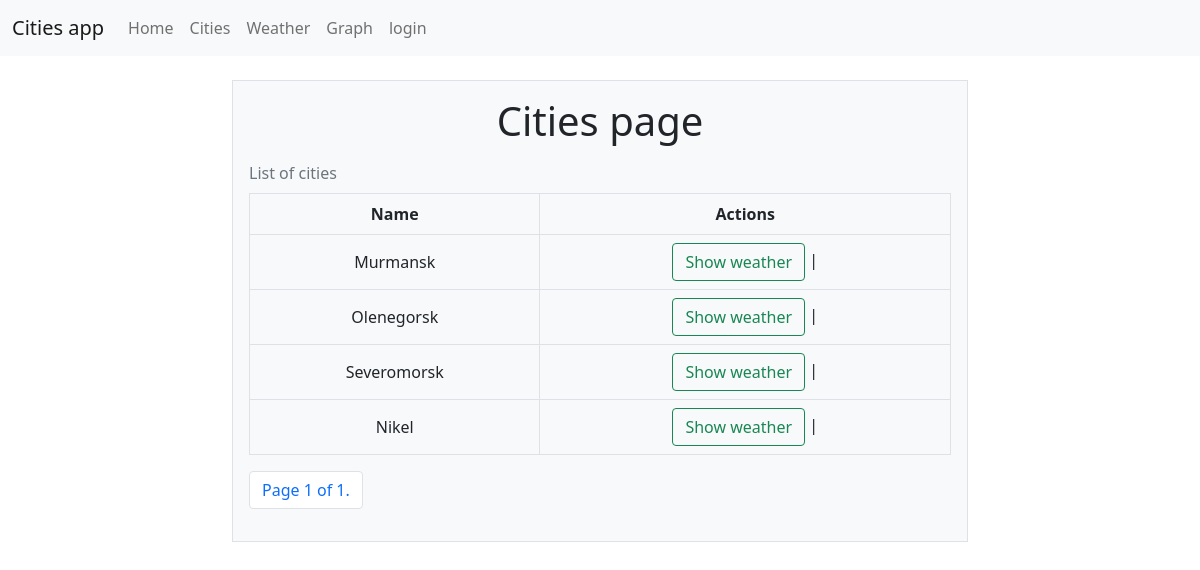
Screenshot of /cities/ with the database file from the repository.
### apps/cities/models.py (models this page shows, shortened)
class City(models.Model):
    class Meta:
        db_table = "cities_city"
    name = models.CharField(max_length=255)

### apps/cities/list_views/city_detail_view.py (the view)
# urls.py: path('', CityListView.as_view(), name='cities'),
class CityListView(ListView):
    paginate_by = 5
    template_name = "weather/city_list.html"
    context_object_name = "cities"
    queryset = city_queries.get_all_cities()

### apps/templates/cities/city_list.html (shortened to what this page needs)
{% extends "base.html"%}
{% block content %}
<h2 class="display-6">Cities page</h2>
    {% if object_list.count > 0 %}
    <table class="table align-middle table-bordered caption-top">
        <caption>List of cities</caption>
        <thead>
            <th>Name</th>
            <th>Actions</th>
        </thead>
        {% for city in object_list %}
        <tr>
            <td>{{ city.name }}</td>
            <td>
                <a class="btn btn-outline-success" href="/weather/{{city.id}}">Show weather</a> |
            </td>
        </tr>
        {% endfor %}
    </table>
    <nav aria-label="Page navigation example">
        <ul class="pagination">
            <li class="page-item">
                <a class="page-link">Page {{ page_obj.number }} of {{ paginator.num_pages }}.</a>
            </li>
        </ul>
    </nav>
    {% endif %}
{% endblock content %}

### rows the page displays
City: name "Murmansk"
City: name "Olenegorsk"
City: name "Severomorsk"
City: name "Nikel"

### other values shown
{{ page_obj.number }} "1"
{{ paginator.num_pages }} "1"
